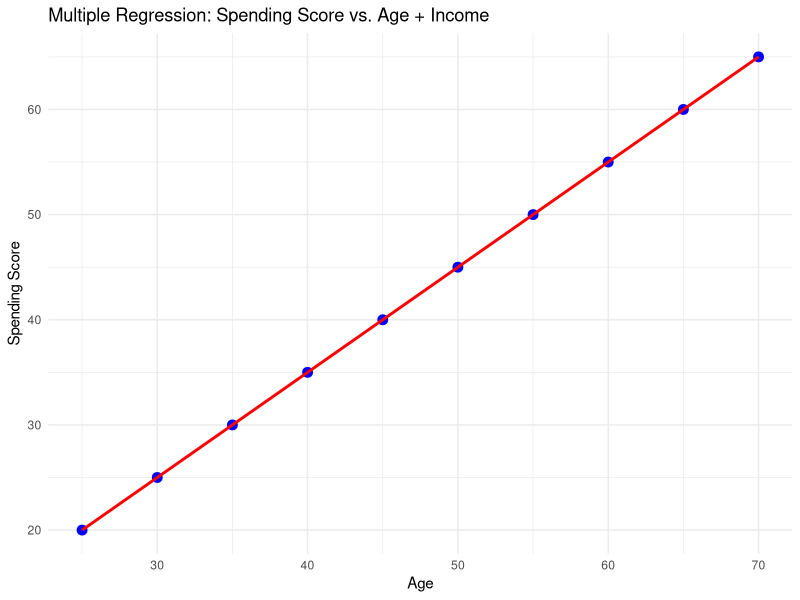

R code for this plot:
# Load necessary library (optional for visualization)
library(ggplot2)

# 1. Create a dataset
# Independent variables
age <- c(25, 30, 35, 40, 45, 50, 55, 60, 65, 70)       # Predictor 1
income <- c(40, 50, 60, 65, 70, 75, 80, 85, 90, 95)    # Predictor 2

# Dependent variable
spending_score <- c(20, 25, 30, 35, 40, 45, 50, 55, 60, 65)  # Response variable

# Combine into a data frame
data <- data.frame(age, income, spending_score)

# 2. Perform Multiple Regression
# Fit a model: spending_score ~ age + income
multiple_model <- lm(spending_score ~ age + income, data = data)

# Display the summary of the regression model
cat("Multiple Regression Summary:\n")
print(summary(multiple_model))

# 3. Extract Coefficients
intercept <- coef(multiple_model)[1]
age_coeff <- coef(multiple_model)[2]
income_coeff <- coef(multiple_model)[3]

cat("\nIntercept (β0):", intercept, 
    "\nCoefficient for Age (β1):", age_coeff, 
    "\nCoefficient for Income (β2):", income_coeff, "\n\n")

# 4. Make Predictions
# Predict using the regression model
predicted_scores <- predict(multiple_model)

# Add predictions to the dataset
data$Predicted <- predicted_scores

# Display the dataset with predictions
cat("Data with Predicted Spending Scores:\n")
print(data)

# 5. Visualization (Scatterplot with regression prediction plane)
cat("Plotting Age vs. Spending Score...\n")
ggplot(data, aes(x = age, y = spending_score)) +
  geom_point(color = "blue", size = 3) +  # Actual points
  geom_line(aes(y = Predicted), color = "red", size = 1) +  # Predicted line
  labs(title = "Multiple Regression: Spending Score vs. Age + Income",
       x = "Age",
       y = "Spending Score") +
  theme_minimal()
